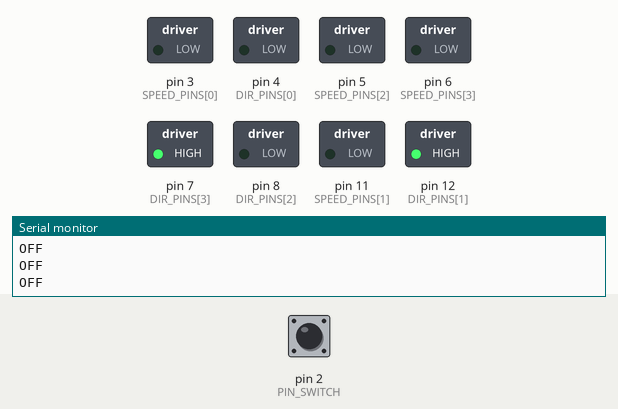
Bench run of a program on a simulated Arduino Uno, built with avr-gcc and run on an emulated ATmega328P. Parts: switched loads named in the program (green lamp = pin HIGH), the last lines printed to the serial monitor. The inputs (shaded band) are chosen by the test bench; at power-on: pin 2 (PIN_SWITCH) HIGH.

Above: at 2.8 s.
2.9 s: pin 2 (PIN_SWITCH) pulled LOW for 1.2 s
At 4.9 s:
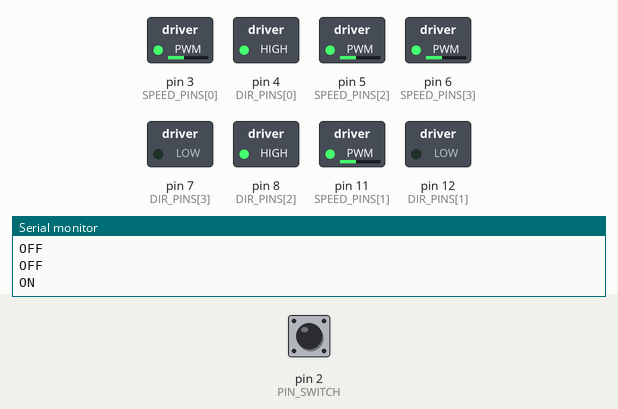
At 9.1 s:
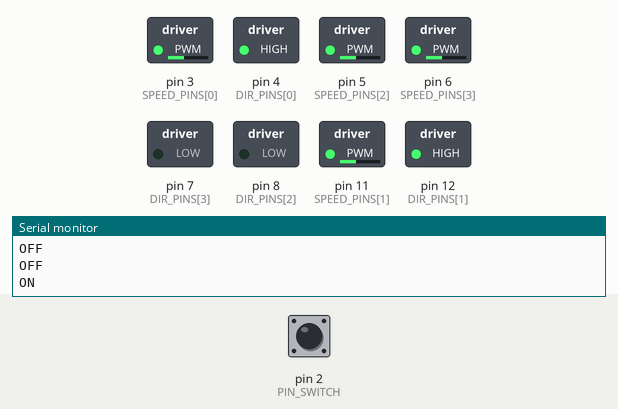
Timing chart, 0 to 18.5 s (numbered marks = the images above; inputs shaded):
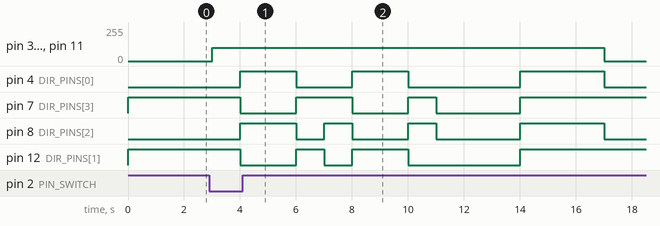

The program:

main.cpp
```cpp
#include <Arduino.h>
#include "motors.h"

const int PIN_SWITCH = 2;

void setup() {
  Serial.begin(9600);
  setupMotors();
  pinMode(PIN_SWITCH, INPUT_PULLUP);
}

void loop() {
  if(digitalRead(PIN_SWITCH) == HIGH){
    //Switch is off stop
    move(FORWARD, 0);
    Serial.println("OFF");
    delay(1000);
    return;
  }
  Serial.println("ON");
  move(FORWARD, 100);
  delay(1000);
  move(BACK, 100);
  delay(2000);
  move(FORWARD, 100);
  delay(1000);
  move(RIGHT, 100);
  delay(1000);
  move(LEFT, 100);
  delay(2000);
  move(RIGHT, 100);
  delay(1000);
  move(CLOCKWISE, 100);
  delay(3000);
  move(COUNTER, 100);
  delay(3000);
  move(FORWARD, 0);
  delay(10000);
}
```

motors.h
```cpp
#ifndef MOTORS_H
#define MOTORS_H

#include <Arduino.h>

const int SPEED_PINS[4] = {3, 11, 5, 6};
const int DIR_PINS[4]   = {4, 12, 8, 7};

const byte MOTOR_SPEED[4] = {0, 0, 0, 0};

const byte FORWARD[4]   = {LOW, HIGH, LOW, HIGH};
const byte BACK[4]      = {HIGH, LOW, HIGH, LOW};
const byte RIGHT[4]     = {LOW, LOW, HIGH, HIGH};
const byte LEFT[4]      = {HIGH, HIGH, LOW, LOW};
const byte CLOCKWISE[4] = {LOW, LOW, LOW, LOW};
const byte COUNTER[4]   = {HIGH, HIGH, HIGH, HIGH};

byte Mi;

void setupMotors(void) {
    for (Mi = 0 ; Mi < 4 ; ++Mi){
        pinMode(SPEED_PINS[Mi], OUTPUT);
        pinMode(DIR_PINS[Mi], OUTPUT);
    }
}

void move(const byte direction[4], const byte speed){
    for (Mi = 0 ; Mi < 4 ; ++Mi) {
        digitalWrite(DIR_PINS[Mi], direction[Mi]);
        analogWrite(SPEED_PINS[Mi], speed);
    }
}


#endif
```

Measured:
- after the input at 2.9 s, pin 3 (SPEED_PINS[0]): 0/255 → 100/255 after 0.10 s, → 0/255 14.0 s later; pin 4 (DIR_PINS[0]): goes HIGH 2.0 s, LOW 2.0 s, HIGH 2.0 s, LOW 4.0 s, HIGH 3.0 s, then LOW, starting after 1.1 s
